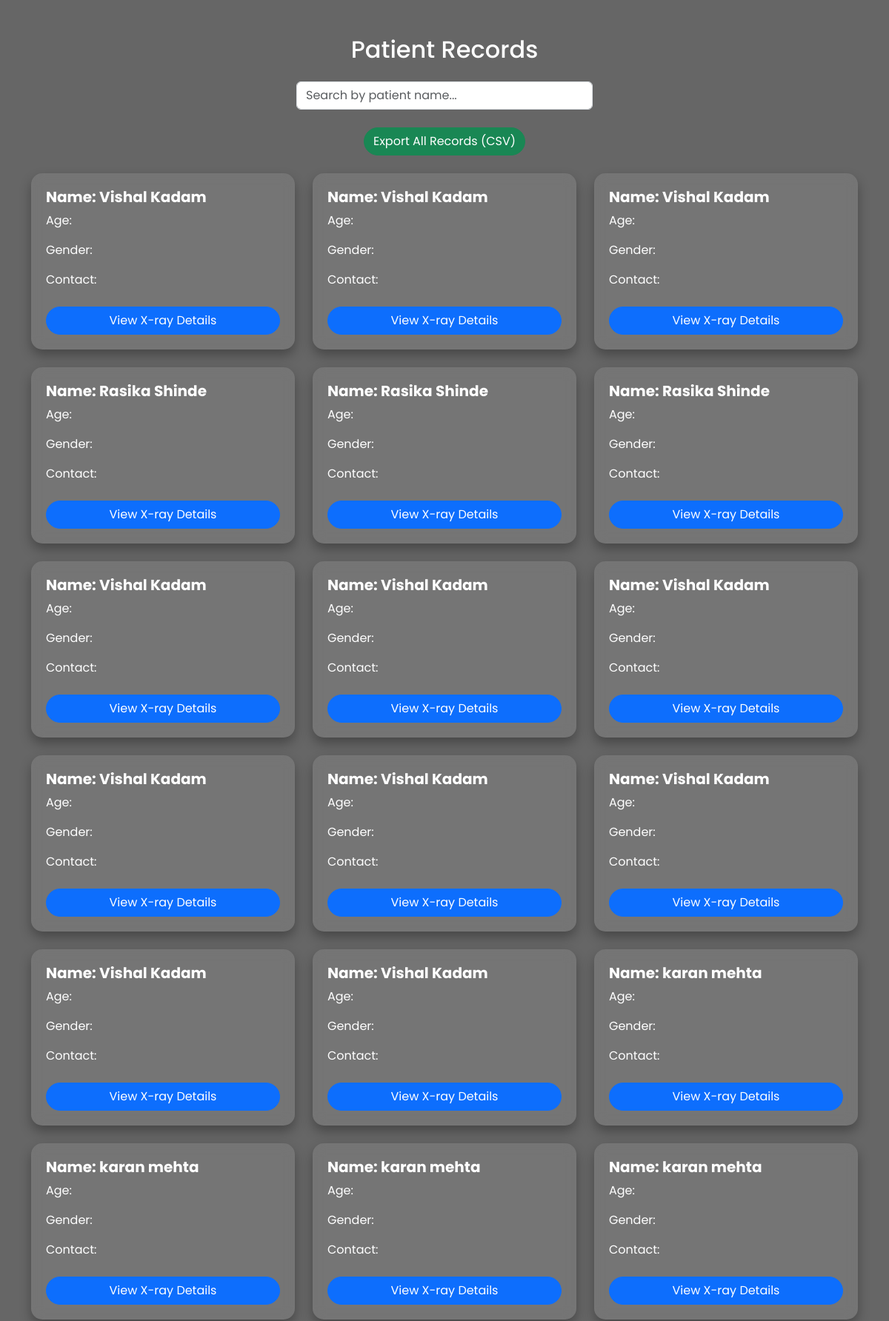
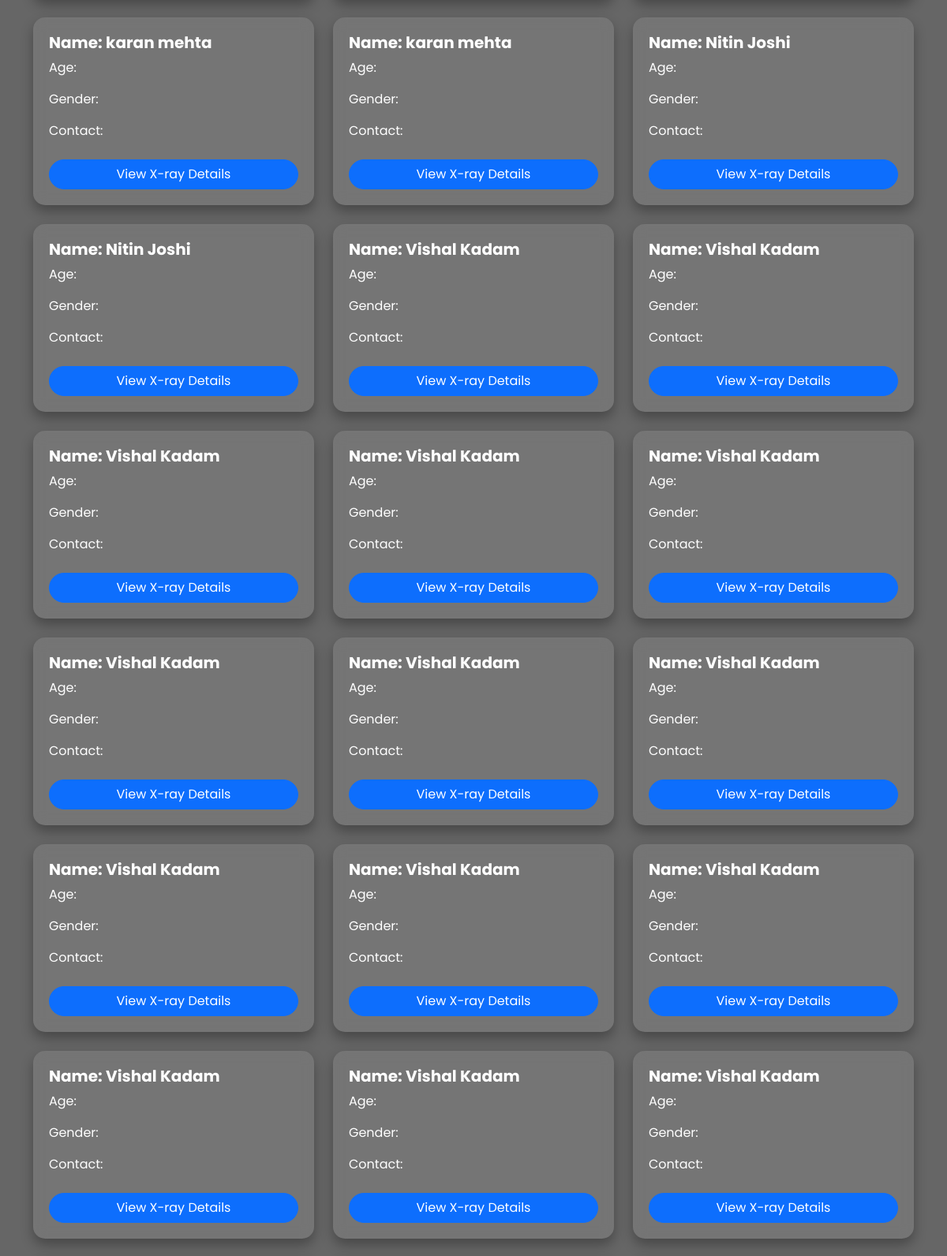
Page /patients (upper part) on the committed database (2 pictures, top to bottom).
### tables this page shows
CREATE TABLE patient_data (
        id INTEGER PRIMARY KEY AUTOINCREMENT,
        name TEXT,
        age INTEGER,
        gender TEXT,
        contact TEXT,
        image_path TEXT,
        pneumonia TEXT,
        timestamp TEXT,
        top_disease TEXT,
        probabilities TEXT,
        feedback TEXT DEFAULT NULL,
        notes TEXT DEFAULT NULL
    );

### app/routes.py (the view)
@app.route('/patients')
def patients():
    xray_patients = get_patient_list(table="patient_data")
    mri_patients = get_patient_list(table="mri_patient_data")
    return render_template('patients.html', xray_patients=xray_patients, mri_patients=mri_patients)

### app/utils.py (called while the page is built)
def get_patient_list(table="patient_data"):
    conn = sqlite3.connect("patients.db")
    cursor = conn.cursor()
    query = f"SELECT id, name, timestamp FROM {table} ORDER BY id DESC"
    cursor.execute(query)
    results = cursor.fetchall()
    conn.close()
    return [{"id": r[0], "name": r[1], "timestamp": r[2]} for r in results]

### app/templates/patients.html (shortened to what this page needs)
<!DOCTYPE html>
<html lang="en">
<head>
  <link href="https://cdn.jsdelivr.net/npm/bootstrap@5.3.0/dist/css/bootstrap.min.css" rel="stylesheet">
</head>
<body>
<div class="container py-5">
  <h2 class="text-center mb-4">Patient Records</h2>
  <div class="search-bar text-center mb-4">
    <input type="text" id="searchInput" onkeyup="searchRecords()" class="form-control" placeholder="Search by patient name...">
  </div>
  <div class="text-center mb-4">
    <a href="/export_csv" class="btn btn-success">Export All Records (CSV)</a>
  </div>
  <div class="row g-4" id="recordsContainer">
    {% for patient in xray_patients %}
    <div class="col-md-4">
      <div class="record-card">
        <h5 class="fw-bold">Name: {{ patient.name }}</h5>
        <p>Age: {{ patient.age }}</p>
        <p>Gender: {{ patient.gender }}</p>
        <p>Contact: {{ patient.contact }}</p>
        <a href="/patient/{{ patient.id }}" class="btn btn-primary w-100 mt-2">View X-ray Details</a>
      </div>
    </div>
    {% endfor %}
  </div>
</div>
</body>
</html>

### app/templates/patients.html (style rules this page uses)
body { background: url('/static/new_background.jpg') no-repeat center center/cover; min-height: 100vh; font-family: 'Poppins', sans-serif; position: relative; color: #fff; }
body::before { content: ""; position: absolute; inset: 0; background: rgba(0, 0, 0, 0.6); z-index: 0; }
.container { position: relative; z-index: 1; }
.record-card { background: rgba(255, 255, 255, 0.1); border-radius: 15px; padding: 20px; box-shadow: 0 8px 16px rgba(0,0,0,0.3); backdrop-filter: blur(8px); transition: transform 0.3s ease; }
.search-bar { max-width: 400px; margin: 20px auto; }
.btn-primary, .btn-success { border-radius: 25px; }

### rows in the picture
patient_data: name "Vishal Kadam"
patient_data: name "Vishal Kadam"
patient_data: name "Vishal Kadam"
patient_data: name "Rasika Shinde"
patient_data: name "Rasika Shinde"
patient_data: name "Rasika Shinde"
patient_data: name "Vishal Kadam"
patient_data: name "Vishal Kadam"
patient_data: name "Vishal Kadam"
patient_data: name "Vishal Kadam"
patient_data: name "Vishal Kadam"
patient_data: name "Vishal Kadam"
patient_data: name "Vishal Kadam"
patient_data: name "Vishal Kadam"
patient_data: name "karan mehta"
patient_data: name "karan mehta"
patient_data: name "karan mehta"
patient_data: name "karan mehta"
patient_data: name "karan mehta"
patient_data: name "karan mehta"
patient_data: name "Nitin Joshi"
patient_data: name "Nitin Joshi"
patient_data: name "Vishal Kadam"
patient_data: name "Vishal Kadam"
patient_data: name "Vishal Kadam"
patient_data: name "Vishal Kadam"
patient_data: name "Vishal Kadam"
patient_data: name "Vishal Kadam"
patient_data: name "Vishal Kadam"
patient_data: name "Vishal Kadam"
patient_data: name "Vishal Kadam"
patient_data: name "Vishal Kadam"
patient_data: name "Vishal Kadam"
patient_data: name "Vishal Kadam"
patient_data: name "Vishal Kadam"
patient_data: name "Vishal Kadam"
